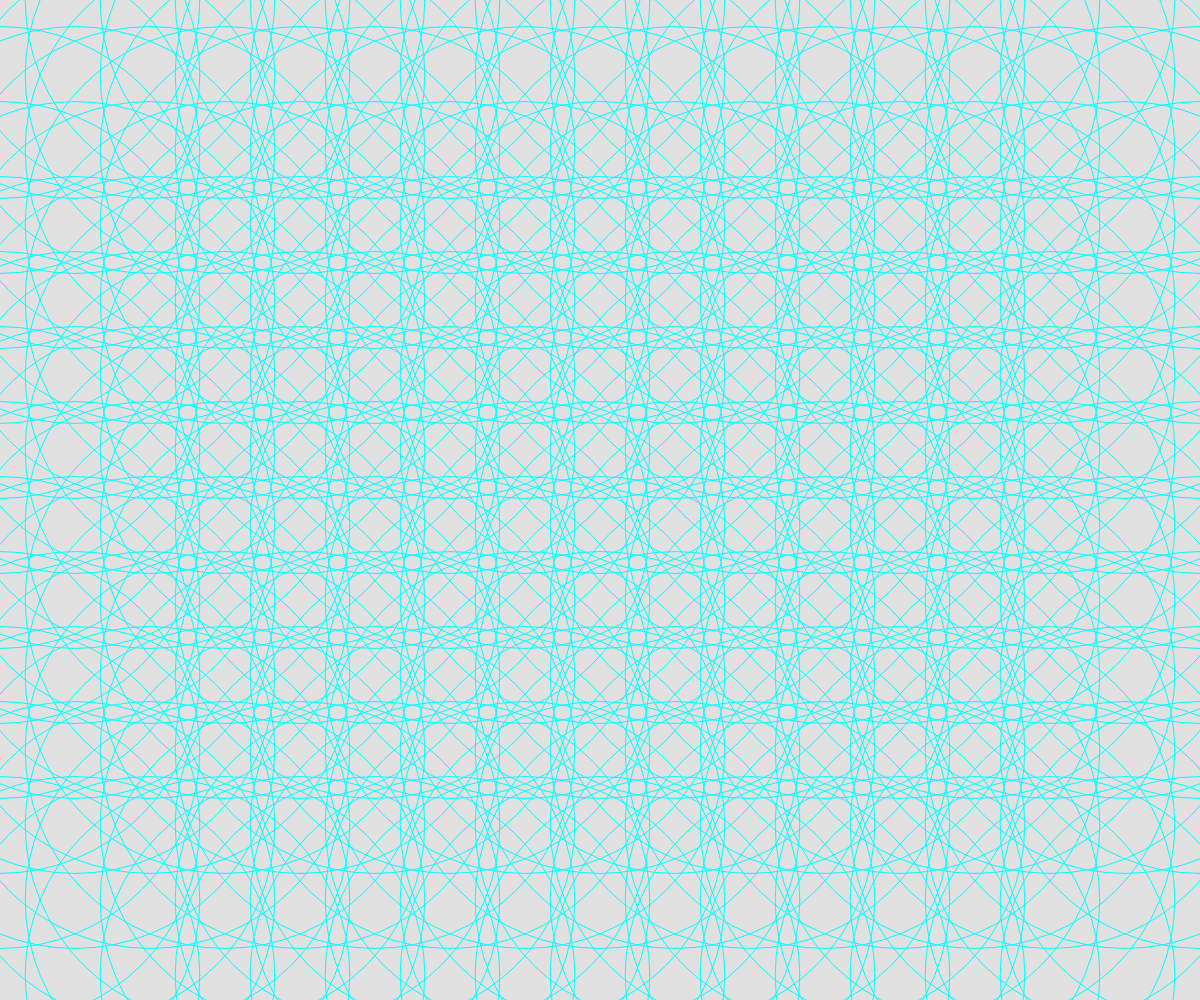
Frame 1 (no input)
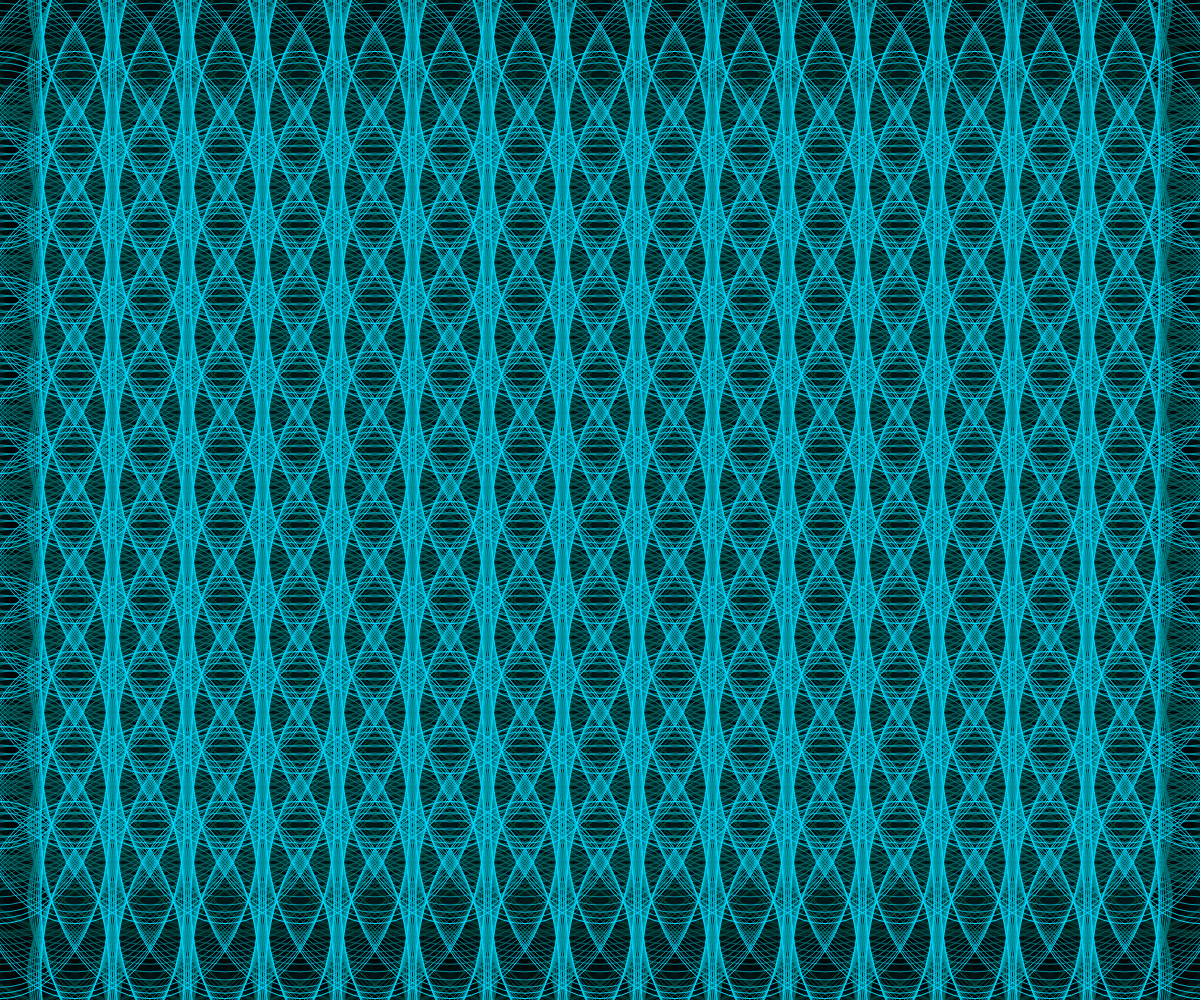
Frame 60 (no input)
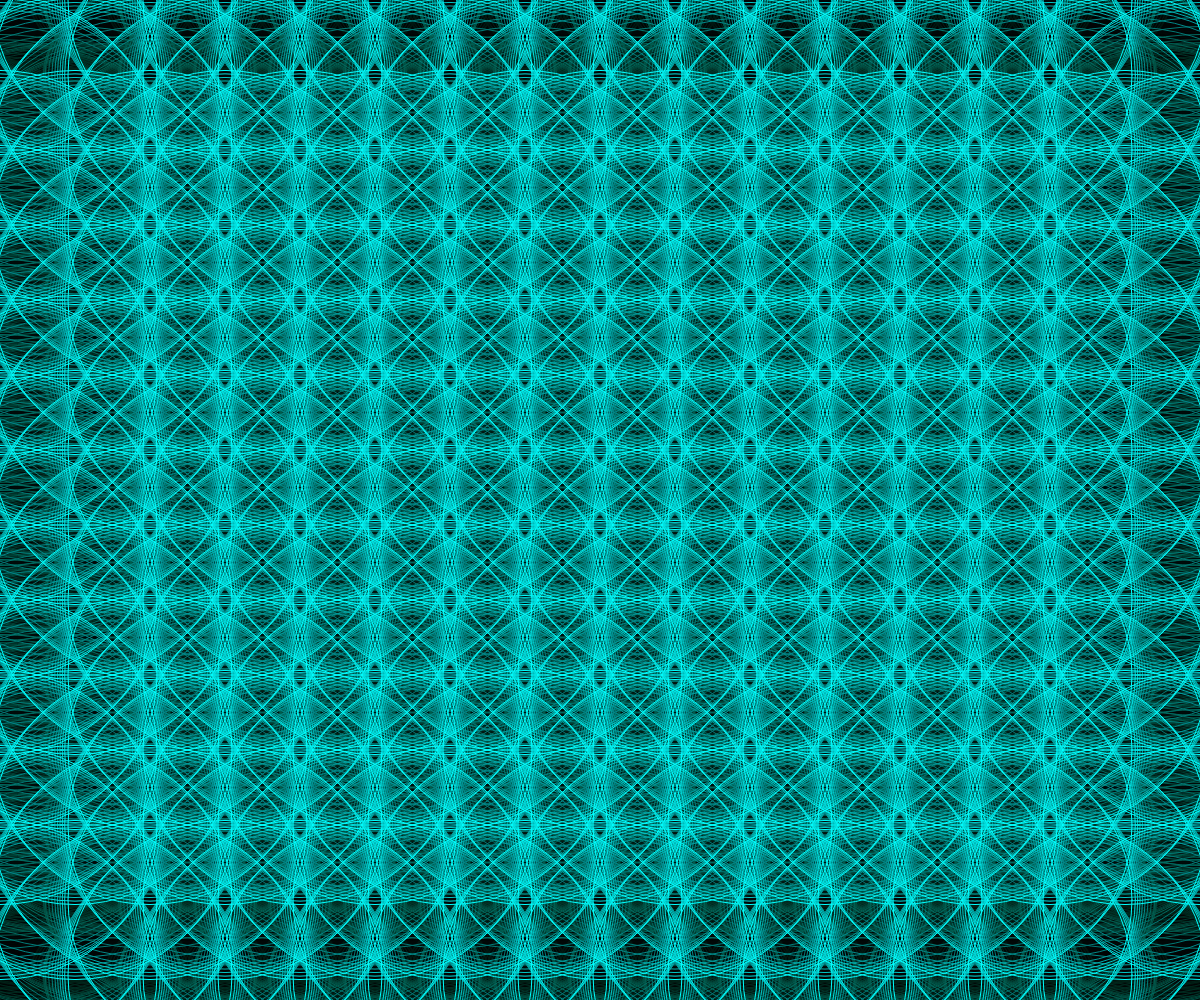
Frame 120 (the mouse pressed at the canvas centre since frame 60)

The p5.js sketch that drew these frames (run headless with seeded random() and noise() and a simulated clock; from frame 60 on, the mouse is pressed at the canvas centre):

// p5.js sketch
// ── sketch.js
function setup() {
  createCanvas(windowWidth, windowHeight);
}

function draw() {
  background(0, 30);
  noFill();
  var noise1 = noise(.02 * frameCount) * width / 2;
  var noise2 = noise(.03 * frameCount) * width / 2;
  var noise3 = noise(.03 * frameCount) * width / 2;
  var noise4 = noise(.04 * frameCount) * height / 2;
  // translate(width / 2, height / 2);
  stroke(0, noise1, noise2);
  for (let x = 0; x <= width; x += 75) {
    for (let y = 0; y <= height; y += 75) {
      ellipse(x, y, noise1, noise2);
      //   }
      // }
      // rect(noise1, noise1, 25, 25);
      // shearX(noise2);
      // shearY(noise4);
      // scale(noise2 / 1000, noise3 / 100);
    }
  }
  // stroke(noise3, noise2, 0);
  // for (let x = width/2; x <= width; += 50) {
  //   for (let y = height/2; y <= height; y += 50) {
  //     rect(noise2, noise2, 25, 25);
  //     shearX(noise1);
  //     shearY(noise3);
  //     scale(noise2 / 1000, noise3 / 100);
  //   }
  // }
  // stroke(noise3, 0, noise4);
  // for (let x = width; x >= 0; x -= 50) {
  //   for (let y = height; y >= 0; y -= 50) {
  //     rect(noise3, noise3, 25, 25);
  //     shearX(noise3);
  //     shearY(noise2);
  //     scale(noise2 / 1000, noise3 / 100);
  //   }
  // }
  // stroke(noise4, noise1, 0);
  // for (let x = width; x >= 0; x -= 50) {
  //   for (let y = height; y >= 0; y -= 50) {
  //     rect(noise4, noise4, 25, 25);
  //     shearX(noise4);
  //     shearY(noise1);
  //     scale(noise2 / 1000, noise3 / 100);
  //   }
  // }
  //   for (let x1 = 0; x1 <= width; x1 += 25) {
  //     for (let x2 = 0; x2 <= width; x2 += 50) {
  //       for (let y1 = 0; y1 <= height; y1 += 25) {
  //         for (let y2 = 0; y2 <= height; y2 += 50) {
  //           for (let x3 = 0; x3 <= width; x3 += 10) {
  //             for (let y3 = 0; y3 <= height; y3 += 5) {
  //               bezier(noise(x1 / 10) * frameCount, noise(y1 / 10), noise(x2 / 10), noise(y2 / 10), noise(x3 / 10), noise(y3 / 10));
  //             }
  //           }
  //         }
  //       }
  //     }
  //   }
}
